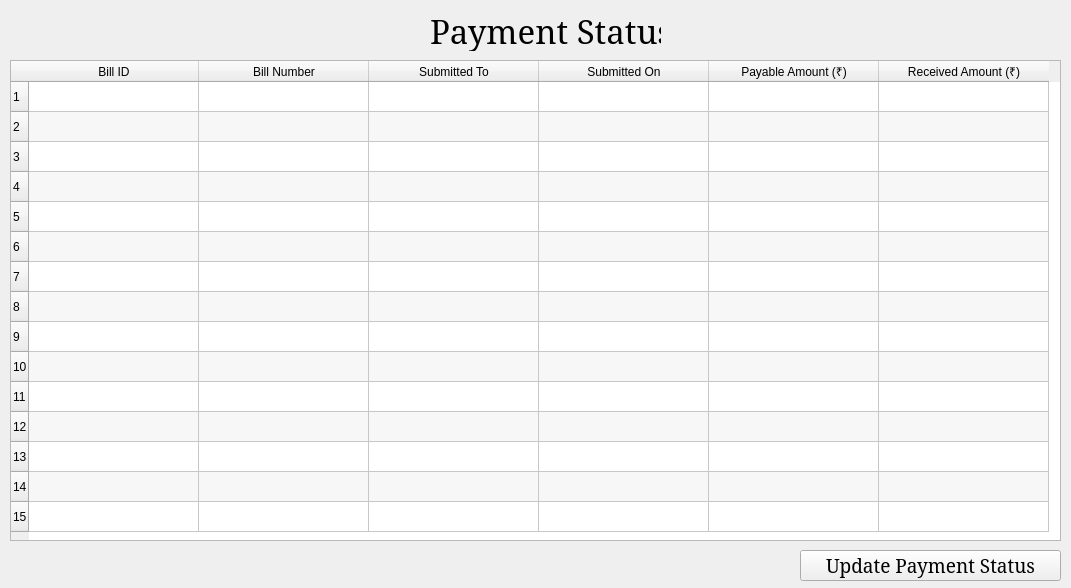
<?xml version="1.0" encoding="UTF-8"?>
<ui version="4.0">
 <class>PaymentStatusWindow</class>
 <widget class="QMainWindow" name="PaymentStatusWindow">
  <property name="geometry">
   <rect>
    <x>0</x>
    <y>0</y>
    <width>1071</width>
    <height>588</height>
   </rect>
  </property>
  <property name="windowTitle">
   <string>Payment Status - KB Roadways</string>
  </property>
  <property name="windowIcon">
   <iconset>
    <normaloff>../__Assets/Logos/CompanyLogo.png</normaloff>../__Assets/Logos/CompanyLogo.png</iconset>
  </property>
  <widget class="QWidget" name="centralwidget">
   <widget class="QLabel" name="lblLogo">
    <property name="geometry">
     <rect>
      <x>1010</x>
      <y>10</y>
      <width>51</width>
      <height>41</height>
     </rect>
    </property>
    <property name="acceptDrops">
     <bool>false</bool>
    </property>
    <property name="autoFillBackground">
     <bool>false</bool>
    </property>
    <property name="text">
     <string/>
    </property>
    <property name="pixmap">
     <pixmap>../__Assets/Logos/CompanyLogo.png</pixmap>
    </property>
    <property name="scaledContents">
     <bool>true</bool>
    </property>
   </widget>
   <widget class="QTableWidget" name="twPaymentDetails">
    <property name="geometry">
     <rect>
      <x>10</x>
      <y>60</y>
      <width>1051</width>
      <height>481</height>
     </rect>
    </property>
    <property name="sizeAdjustPolicy">
     <enum>QAbstractScrollArea::AdjustToContents</enum>
    </property>
    <property name="alternatingRowColors">
     <bool>true</bool>
    </property>
    <property name="showGrid">
     <bool>true</bool>
    </property>
    <property name="gridStyle">
     <enum>Qt::SolidLine</enum>
    </property>
    <property name="rowCount">
     <number>15</number>
    </property>
    <property name="columnCount">
     <number>6</number>
    </property>
    <attribute name="horizontalHeaderVisible">
     <bool>true</bool>
    </attribute>
    <attribute name="horizontalHeaderMinimumSectionSize">
     <number>39</number>
    </attribute>
    <attribute name="horizontalHeaderDefaultSectionSize">
     <number>170</number>
    </attribute>
    <attribute name="horizontalHeaderHighlightSections">
     <bool>true</bool>
    </attribute>
    <attribute name="horizontalHeaderShowSortIndicator" stdset="0">
     <bool>false</bool>
    </attribute>
    <attribute name="horizontalHeaderStretchLastSection">
     <bool>false</bool>
    </attribute>
    <attribute name="verticalHeaderVisible">
     <bool>true</bool>
    </attribute>
    <attribute name="verticalHeaderStretchLastSection">
     <bool>false</bool>
    </attribute>
    <row/>
    <row/>
    <row/>
    <row/>
    <row/>
    <row/>
    <row/>
    <row/>
    <row/>
    <row/>
    <row/>
    <row/>
    <row/>
    <row/>
    <row/>
    <column>
     <property name="text">
      <string>Bill ID</string>
     </property>
    </column>
    <column>
     <property name="text">
      <string>Bill Number</string>
     </property>
    </column>
    <column>
     <property name="text">
      <string>Submitted To</string>
     </property>
    </column>
    <column>
     <property name="text">
      <string>Submitted On</string>
     </property>
    </column>
    <column>
     <property name="text">
      <string>Payable Amount (₹)</string>
     </property>
    </column>
    <column>
     <property name="text">
      <string>Received Amount (₹)</string>
     </property>
    </column>
   </widget>
   <widget class="QLabel" name="lblPaymentStatus">
    <property name="geometry">
     <rect>
      <x>430</x>
      <y>10</y>
      <width>231</width>
      <height>41</height>
     </rect>
    </property>
    <property name="font">
     <font>
      <family>Constantia</family>
      <pointsize>25</pointsize>
     </font>
    </property>
    <property name="text">
     <string>Payment Status</string>
    </property>
   </widget>
   <widget class="QPushButton" name="btnUpdatePaymentStatus">
    <property name="enabled">
     <bool>true</bool>
    </property>
    <property name="geometry">
     <rect>
      <x>800</x>
      <y>550</y>
      <width>261</width>
      <height>31</height>
     </rect>
    </property>
    <property name="font">
     <font>
      <family>Constantia</family>
      <pointsize>14</pointsize>
     </font>
    </property>
    <property name="text">
     <string>Update Payment Status</string>
    </property>
   </widget>
  </widget>
 </widget>
 <resources/>
 <connections/>
</ui>
